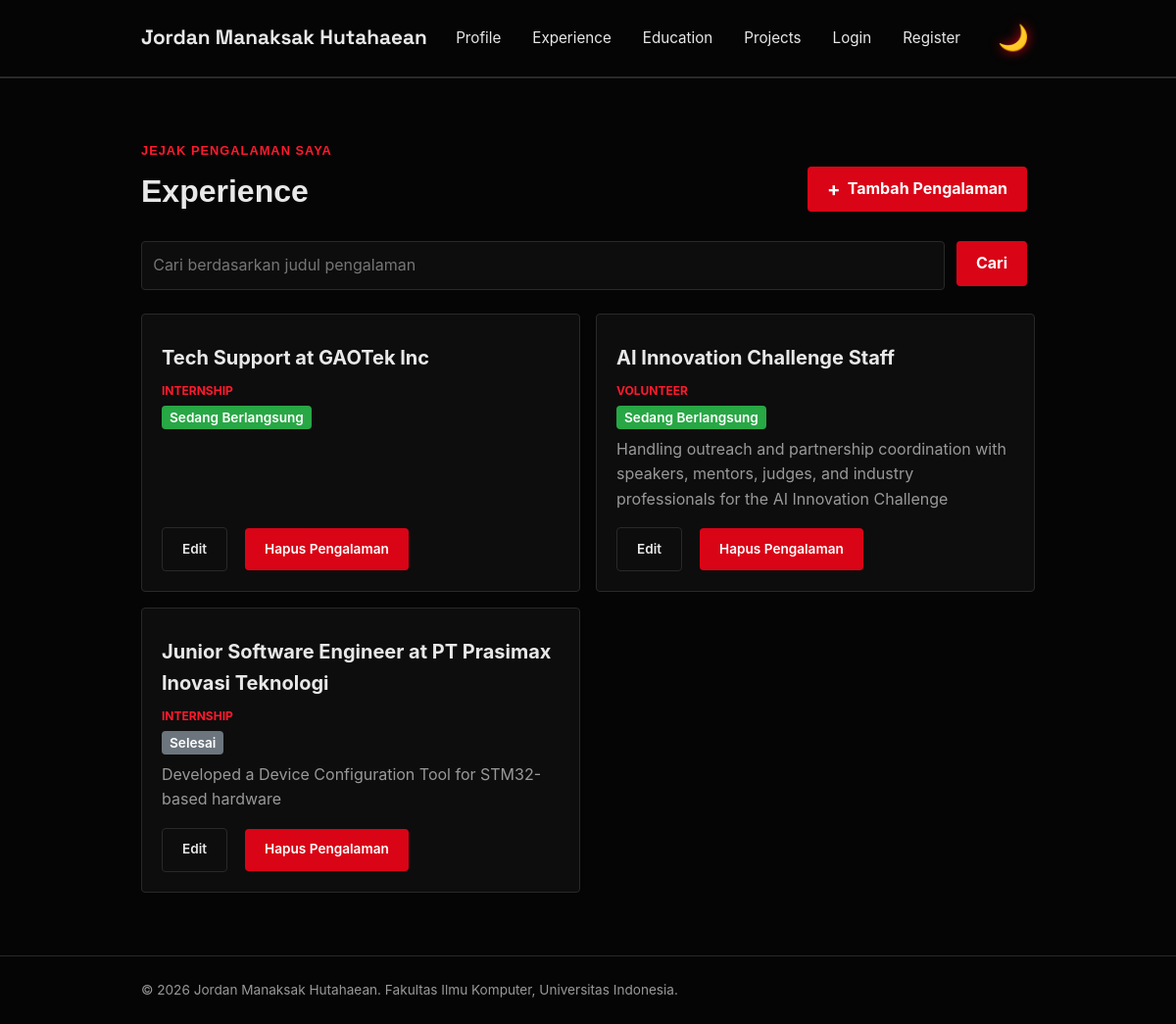
Page /experience/ on the earlier database version.
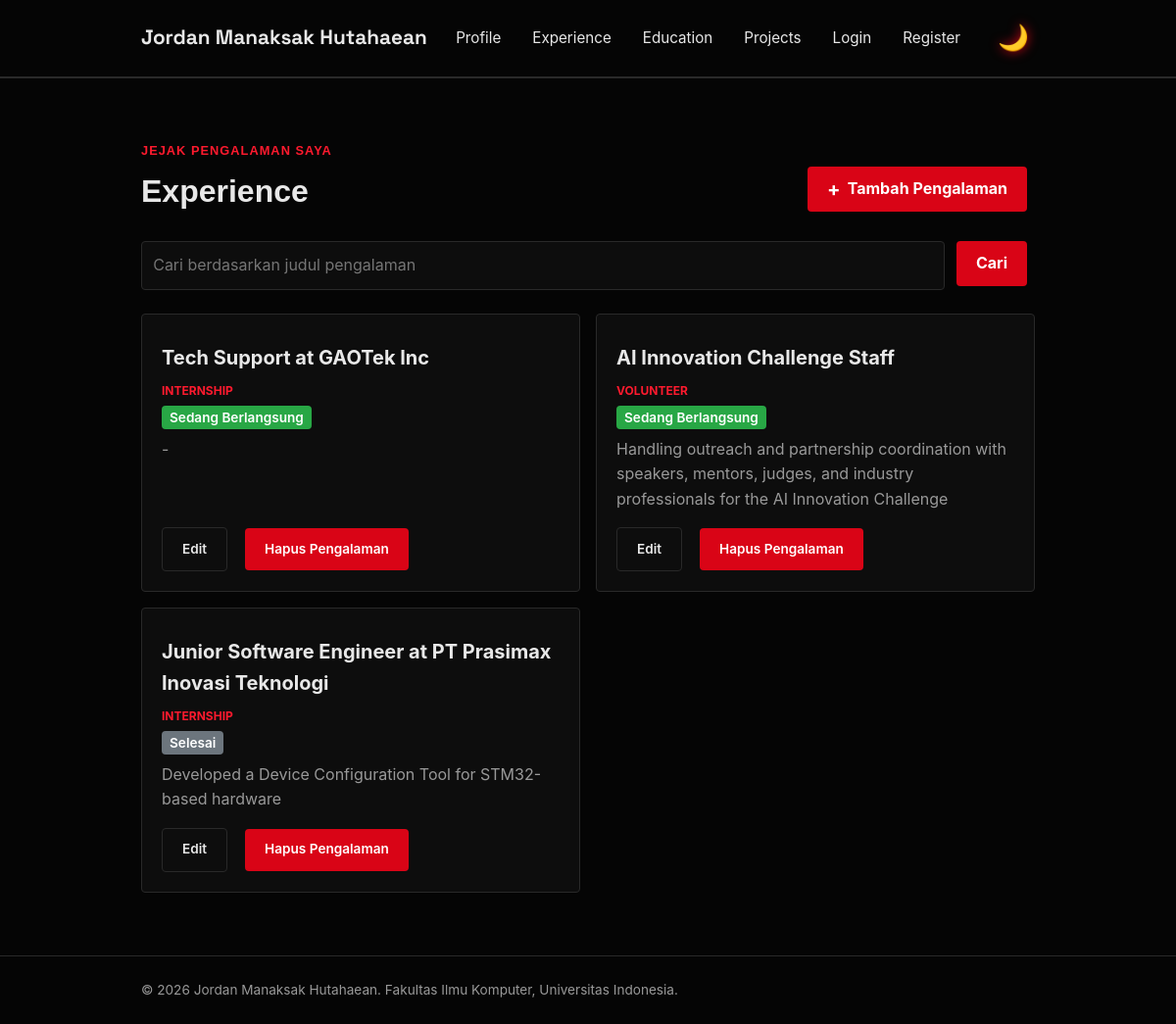
Same page on the later database version.
### main/models.py (models this page shows, shortened)
class Experience(models.Model):
    EXPERIENCE_CHOICES = [
        ('internship', 'Internship'),
        ('research', 'Research'),
        ('volunteer', 'Volunteer'),
        ('part-time', 'Part-Time'),
        ('full-time', 'Full-Time'),
        ('freelance', 'Freelance'),
    ]
    id = models.UUIDField(primary_key=True, default=uuid.uuid4, editable=False)
    title = models.CharField(max_length=255)
    description = models.TextField()
    category = models.CharField(max_length=20, choices=EXPERIENCE_CHOICES, default='full-time')
    thumbnail = models.URLField(blank=True, null=True)
    started_at = models.DateTimeField()
    ended_at = models.DateTimeField(blank=True, null=True)
    class Meta:
        ordering = ['-started_at']
    @property
    def is_ongoing(self):
        return self.ended_at is None

### main/views.py (the view)
# urls.py: path("experience/", show_experience, name="show_experience"),
def show_experience(request):
    json_response = get_experience_json(request)
    experiences = serializers.deserialize(
        "json", json_response.content.decode("utf-8")
    )
    experiences = [exp.object for exp in experiences]
    title_query = request.GET.get("title", "").strip()
    context = {
        "name": "Jordan Manaksak Hutahaean",
        "experience_list": experiences,
        "title_query": title_query,
    }
    return render(request, "experience.html", context)

### main/views.py (called while the page is built)
def get_experience_json(request):
    title_query = request.GET.get("title", "").strip()
    experiences = Experience.objects.all()
    if title_query:
        experiences = experiences.filter(title__icontains=title_query)
    experience_json = serializers.serialize("json", experiences)
    return HttpResponse(experience_json, content_type="application/json")

### templates/experience.html (shortened to what this page needs)
{% extends "base.html" %}
{% block content %}
    <main>
        <section class="experience-section" id="experience">
            <div class="container">
                <p class="section-kicker">Jejak pengalaman saya</p>
                <div class="project-header">
                    <h1>Experience</h1>
                    <a href="{% url 'main:create_experience' %}"
                       class="button project-add-button">
                        <span aria-hidden="true">+</span>
                        Tambah Pengalaman
                    </a>
                </div>
                <form method="get"
                      action="{% url 'main:show_experience' %}"
                      class="project-search">
                    <input type="search"
                           name="title"
                           value="{{ title_query }}"
                           placeholder="Cari berdasarkan judul pengalaman"
                           class="project-search__input"
                           aria-label="Cari berdasarkan judul pengalaman">
                    <button type="submit" class="button">Cari</button>
                </form>
                <div class="experience-grid project-grid">
                    {% for experience in experience_list %}
                        <article class="experience-card">
                            <h2>{{ experience.title }}</h2>
                            <span class="experience-category">{{ experience.get_category_display }}</span>
                            <div class="experience-status" style="margin: 8px 0;">
                                {% if experience.is_ongoing %}
                                    <span class="badge" style="background-color: #28a745; color: white; padding: 4px 8px; border-radius: 4px; font-size: 0.85rem;">
                                        Sedang Berlangsung
                                    </span>
                                {% else %}
                                    <span class="badge" style="background-color: #6c757d; color: white; padding: 4px 8px; border-radius: 4px; font-size: 0.85rem;">
                                        Selesai
                                    </span>
                                {% endif %}
                            </div>
                            <p class="experience-description">{{ experience.description }}</p>
                            <div class="project-card-actions">
                                <div class="project-actions">
                                    <a href="{% url 'main:update_experience' experience.id %}" class="button button-secondary">Edit</a>
                                    {% include "components/experience_delete_modal.html" with experience=experience %}
                                </div>
                            </div>
                        </article>
                    {% empty %}
                        {% if title_query %}
                            <p class="empty-state">Tidak ada pengalaman dengan judul tersebut.</p>
                        {% else %}
                            <p class="empty-state">Belum ada pengalaman yang ditambahkan.</p>
                        {% endif %}
                    {% endfor %}
                </div>
            </div>
        </section>
    </main>
{% endblock content %}

### templates/components/experience_delete_modal.html (shortened to what this page needs)
<p class="experience-status">
    <button type="button"
            class="button button-danger"
            popovertarget="delete-experience-{{ experience.id }}"
            aria-label="Hapus {{ experience.title }}"
            title="Hapus pengalaman">
        Hapus Pengalaman
    </button>
</p>

Differences in the rows shown:
changed Experience "Tech Support at GAOTek Inc": description (not shown) → "-"
